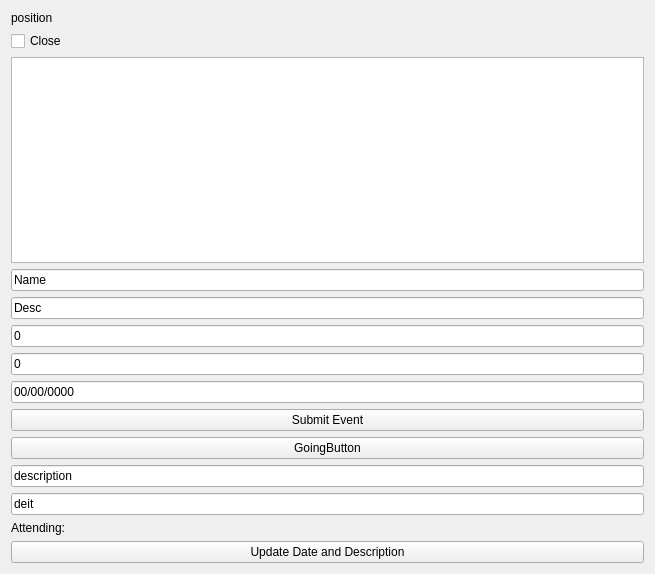
<?xml version="1.0" encoding="UTF-8"?>
<ui version="4.0">
 <class>personwindow</class>
 <widget class="QWidget" name="personwindow">
  <property name="geometry">
   <rect>
    <x>0</x>
    <y>0</y>
    <width>655</width>
    <height>574</height>
   </rect>
  </property>
  <property name="windowTitle">
   <string>personwindow</string>
  </property>
  <layout class="QVBoxLayout" name="verticalLayout">
   <item>
    <widget class="QLabel" name="positionLabel">
     <property name="text">
      <string>position</string>
     </property>
    </widget>
   </item>
   <item>
    <widget class="QCheckBox" name="viewCloseCheck">
     <property name="text">
      <string>Close</string>
     </property>
    </widget>
   </item>
   <item>
    <widget class="QListWidget" name="eventList"/>
   </item>
   <item>
    <widget class="QLineEdit" name="eventName">
     <property name="text">
      <string>Name</string>
     </property>
    </widget>
   </item>
   <item>
    <widget class="QLineEdit" name="eventDescription">
     <property name="text">
      <string>Desc</string>
     </property>
    </widget>
   </item>
   <item>
    <widget class="QLineEdit" name="eventX">
     <property name="text">
      <string>0</string>
     </property>
    </widget>
   </item>
   <item>
    <widget class="QLineEdit" name="eventY">
     <property name="text">
      <string>0</string>
     </property>
    </widget>
   </item>
   <item>
    <widget class="QLineEdit" name="eventDate">
     <property name="text">
      <string>00/00/0000</string>
     </property>
    </widget>
   </item>
   <item>
    <widget class="QPushButton" name="submitEvent">
     <property name="text">
      <string>Submit Event</string>
     </property>
    </widget>
   </item>
   <item>
    <widget class="QPushButton" name="goingButton">
     <property name="text">
      <string>GoingButton</string>
     </property>
    </widget>
   </item>
   <item>
    <widget class="QLineEdit" name="eventDescriptionEdit">
     <property name="text">
      <string>description</string>
     </property>
    </widget>
   </item>
   <item>
    <widget class="QLineEdit" name="eventDateEdit">
     <property name="text">
      <string>deit</string>
     </property>
    </widget>
   </item>
   <item>
    <widget class="QLabel" name="attendingLabel">
     <property name="text">
      <string>Attending:</string>
     </property>
    </widget>
   </item>
   <item>
    <widget class="QPushButton" name="updateEvent">
     <property name="text">
      <string>Update Date and Description</string>
     </property>
    </widget>
   </item>
  </layout>
 </widget>
 <resources/>
 <connections/>
</ui>
